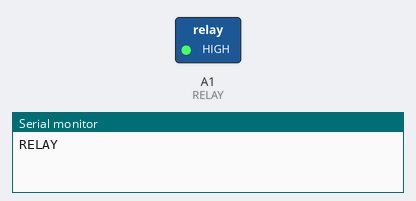
A sketch run on a simulated Arduino Uno, built with avr-gcc and run on an emulated ATmega328P. On the bench: switched loads named in the sketch (green lamp = pin HIGH), the last lines printed to the serial monitor.

Above: at 0.7 s.
At 5.2 s:
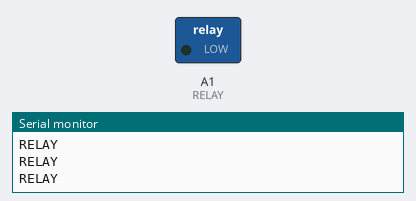
Timing chart, 0 to 6.9 s (numbered marks = the images above):
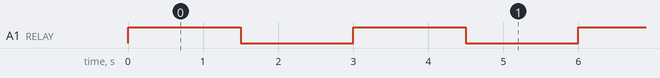

The sketch:

RelayClick.ino
```cpp
const int RELAY = A1; // the pin for turning on and off the heating coils
boolean flag = false;

void setup() {
  Serial.begin(9600);
  // put your setup code here, to run once:
  pinMode(RELAY, OUTPUT); // initialize the relay pin as output
  digitalWrite(RELAY,flag);
}

void loop() {
  // put your main code here, to run repeatedly:

  flag = !flag;
  digitalWrite(RELAY,flag);
  Serial.println("RELAY");
  delay(1500);
}
```

Measured:
- by itself, A1 (RELAY): alternates HIGH for 1.5 s and LOW for 1.5 s
